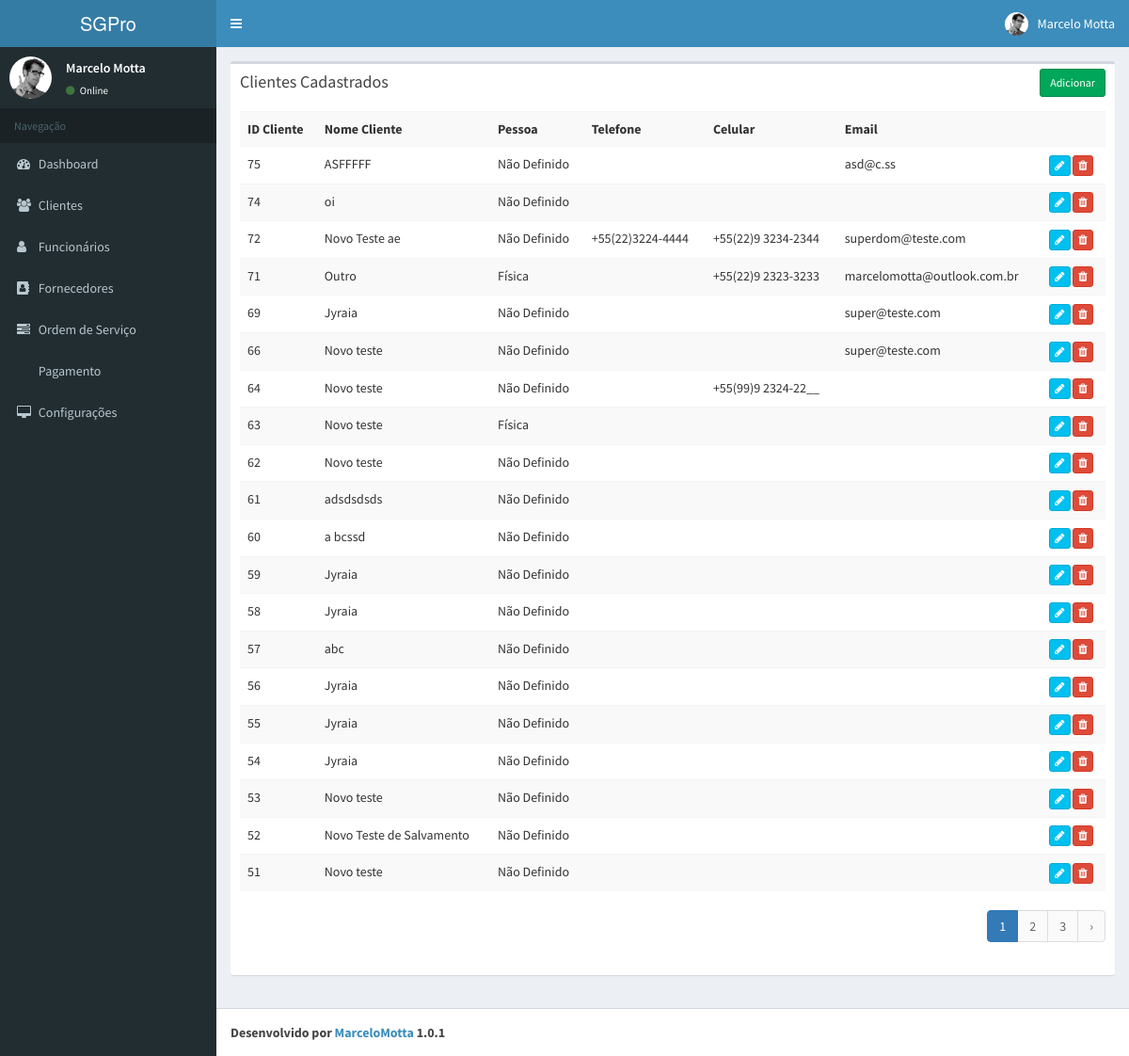
The app's page /app-developing/index.php/cliente with its own data.
### tables this page shows
CREATE TABLE `clientes` (
  `id_cliente` int(11) NOT NULL,
  `nome_cliente` varchar(255) NOT NULL,
  `sexo` varchar(20) DEFAULT NULL,
  `tipo_pessoa` int(1) NOT NULL,
  `documento` varchar(20) NOT NULL,
  `telefone` varchar(20) NOT NULL,
  `celular` varchar(20) DEFAULT NULL,
  `email` varchar(100) NOT NULL,
  `data_cadastro_cliente` int(30) DEFAULT NULL
);

### app-developing/application/controllers/Cliente.php (called while the page is built, shortened)
<?php
class Cliente extends CI_Controller{
    function __construct()
    {
        $this->load->model('Cliente_model');
    }
    function index()
    {
        $params['limit'] = 20;
        $params['offset'] = ($this->input->get('per_page')) ? $this->input->get('per_page') : 0;
        $data['clientes'] = $this->Cliente_model->get_all_clientes($params);
        $data['_view'] = 'cliente/index';
        $this->load->view('layouts/main',$data);
    }
}

### app-developing/index.php (called while the page is built, shortened)
<?php
require_once BASEPATH.'core/CodeIgniter.php';

### app-developing/application/models/Cliente_model.php (called while the page is built, shortened)
<?php
class Cliente_model extends CI_Model
{
    function get_all_clientes_count()
    {
        $this->db->from('clientes');
        return $this->db->count_all_results();
    }
    function get_all_clientes($params = array())
    {
        $this->db->order_by('id_cliente', 'desc');
        if(isset($params) && !empty($params))
        {
            $this->db->limit($params['limit'], $params['offset']);
        }
        return $this->db->get('clientes')->result_array();
    }
}

### app-developing/application/views/cliente/index.php (the view, shortened to what this page needs)
<div class="row">
  <div class="col-md-12">
    <div class="box">
      <div class="box-header">
        <h3 class="box-title">Clientes Cadastrados</h3>
        <div class="box-tools">
          <a href="<?php echo site_url('cliente/add'); ?>" class="btn btn-success btn-sm" data-toggle="modal" data-target="#modalAdd" id="modalAdicionar" >Adicionar</a>
        </div>
      </div>
      <div class="box-body" id="listaClientes">
        <table class="table table-striped">
          <tr>
            <th>ID Cliente</th>
            <th>Nome Cliente</th>
            <th>Pessoa</th>
            <th>Telefone</th>
            <th>Celular</th>
            <th>Email</th>
            <th></th>
          </tr>
          <?php
          foreach($clientes as $c){
            if($c['tipo_pessoa']=="1")
            {
              $tipo = "Física";
            }
            else if($c['tipo_pessoa']=="2")
            {
              $tipo = "Jurídica";
            }
            else {
              $tipo = "Não Definido";
            }
            ?>
            <tr>
              <td><?php echo $c['id_cliente']; ?></td>
              <td><?php echo $c['nome_cliente']; ?></td>
              <td><?php echo $tipo; ?></td>
              <td><?php echo $c['telefone']; ?></td>
              <td><?php echo $c['celular']; ?></td>
              <td><?php echo $c['email']; ?></td>
              <td>
              <a
                href="<?php echo site_url('cliente/edit/'.$c['id_cliente']); ?>"
                class="btn btn-info btn-xs">
                <span class="fa fa-pencil"></span>
              </a>
              <a
                href="<?php echo site_url('cliente/remove/'.$c['id_cliente']); ?>"
                class="btn btn-danger btn-xs"
                onclick="return confirm('Tem certeza que deseja deletar este item?');">
                <span class="fa fa-trash"></span>
              </a>
              </td>
            </tr>
          <?php } ?>
        </table>
        <div class="pull-right">
          <?php echo $this->pagination->create_links(); ?>
        </div>
      </div>
    </div>
  </div>
</div>

### records on screen
clientes: id_cliente "75", nome_cliente "ASFFFFF", tipo_pessoa "Não Definido", email "asd@c.ss"
clientes: id_cliente "74", nome_cliente "oi", tipo_pessoa "Não Definido"
clientes: id_cliente "72", nome_cliente "Novo Teste ae", tipo_pessoa "Não Definido", telefone "+55(22)3224-4444", celular "+55(22)9 3234-2344", email "superdom@teste.com"
clientes: id_cliente "71", nome_cliente "Outro", tipo_pessoa "Física", celular "+55(22)9 2323-3233", email "marcelomotta@outlook.com.br"
clientes: id_cliente "69", nome_cliente "Jyraia", tipo_pessoa "Não Definido", email "super@teste.com"
clientes: id_cliente "66", nome_cliente "Novo teste", tipo_pessoa "Não Definido", email "super@teste.com"
clientes: id_cliente "64", nome_cliente "Novo teste", tipo_pessoa "Não Definido", celular "+55(99)9 2324-22__"
clientes: id_cliente "63", nome_cliente "Novo teste", tipo_pessoa "Física"
clientes: id_cliente "62", nome_cliente "Novo teste", tipo_pessoa "Não Definido"
clientes: id_cliente "61", nome_cliente "adsdsdsds", tipo_pessoa "Não Definido"
clientes: id_cliente "60", nome_cliente "a bcssd", tipo_pessoa "Não Definido"
clientes: id_cliente "59", nome_cliente "Jyraia", tipo_pessoa "Não Definido"
clientes: id_cliente "58", nome_cliente "Jyraia", tipo_pessoa "Não Definido"
clientes: id_cliente "57", nome_cliente "abc", tipo_pessoa "Não Definido"
clientes: id_cliente "56", nome_cliente "Jyraia", tipo_pessoa "Não Definido"
clientes: id_cliente "55", nome_cliente "Jyraia", tipo_pessoa "Não Definido"
clientes: id_cliente "54", nome_cliente "Jyraia", tipo_pessoa "Não Definido"
clientes: id_cliente "53", nome_cliente "Novo teste", tipo_pessoa "Não Definido"
clientes: id_cliente "52", nome_cliente "Novo Teste de Salvamento", tipo_pessoa "Não Definido"
clientes: id_cliente "51", nome_cliente "Novo teste", tipo_pessoa "Não Definido"

### other values on screen
$this->pagination->create_links() "1 2 3 ›"
